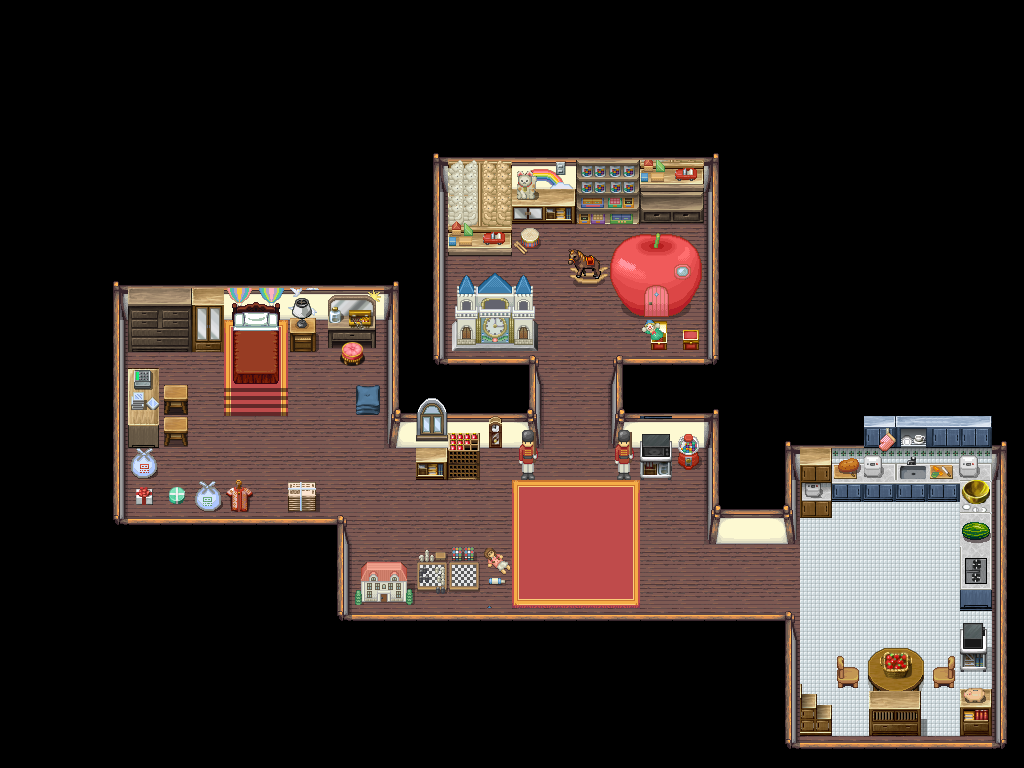

The image is a tile-based game level rendered from a .tmx file. Its description and source (layers, tilesets, objects; grid data summarised) follow:
An orthogonal 32x24 tile map with 32x32 px tiles, 3 tile layers (suelo, objetos, extras 2), 4 tilesets.

<map version="1.2" tiledversion="1.2.3" orientation="orthogonal" renderorder="right-down" width="32" height="24" tilewidth="32" tileheight="32" infinite="0" nextlayerid="4" nextobjectid="1">
 <tileset firstgid="1" source="../resources_tsx/casa_madera.tsx" />
 <tileset firstgid="118" source="../resources_tsx/obj_misk_atlas.tsx" />
 <tileset firstgid="1142" source="../resources_tsx/cuarto.tsx" />
 <tileset firstgid="1398" source="../resources_tsx/city_inside.tsx" />
 <layer id="1" name="suelo" width="32" height="24">
  <data>[768 cells, 768 non-empty, 26 distinct tile ids]</data>
 </layer>
 <layer id="2" name="objetos" width="32" height="24">
  <data>[768 cells, 276 non-empty, 140 distinct tile ids]</data>
 </layer>
 <layer id="3" name="extras 2" width="32" height="24">
  <data>[768 cells, 45 non-empty, 39 distinct tile ids]</data>
 </layer>
</map>
